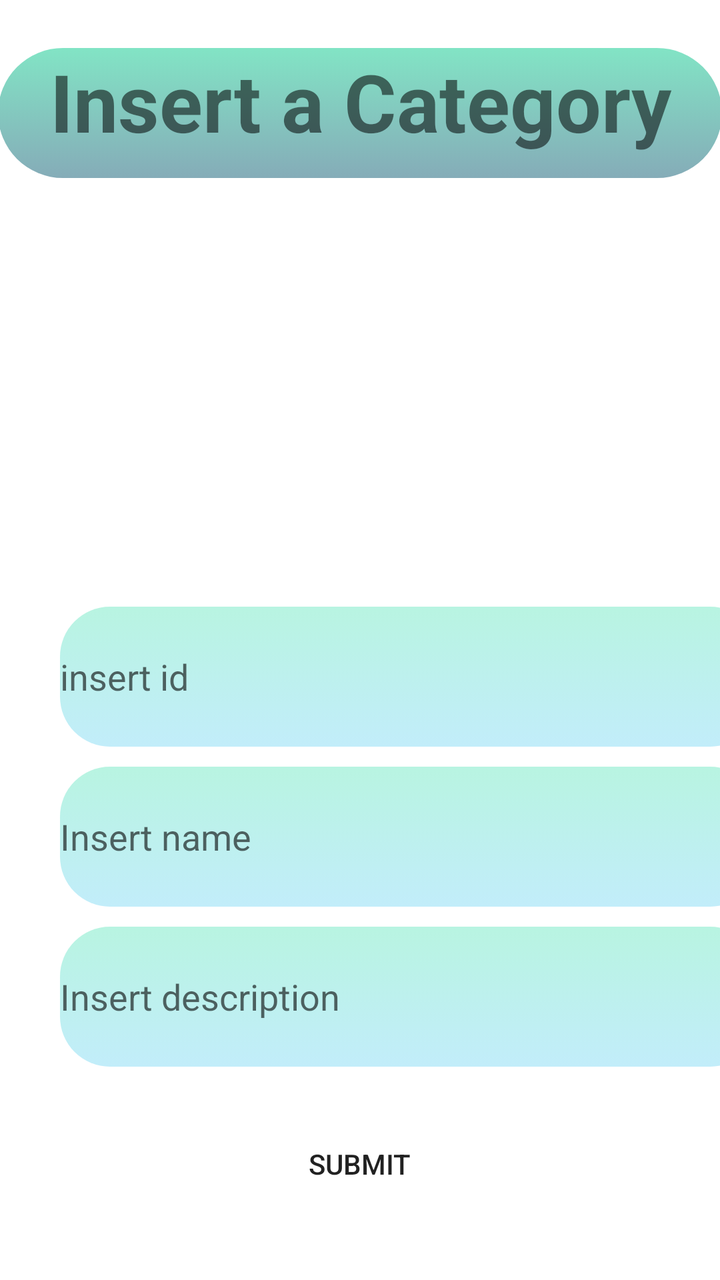
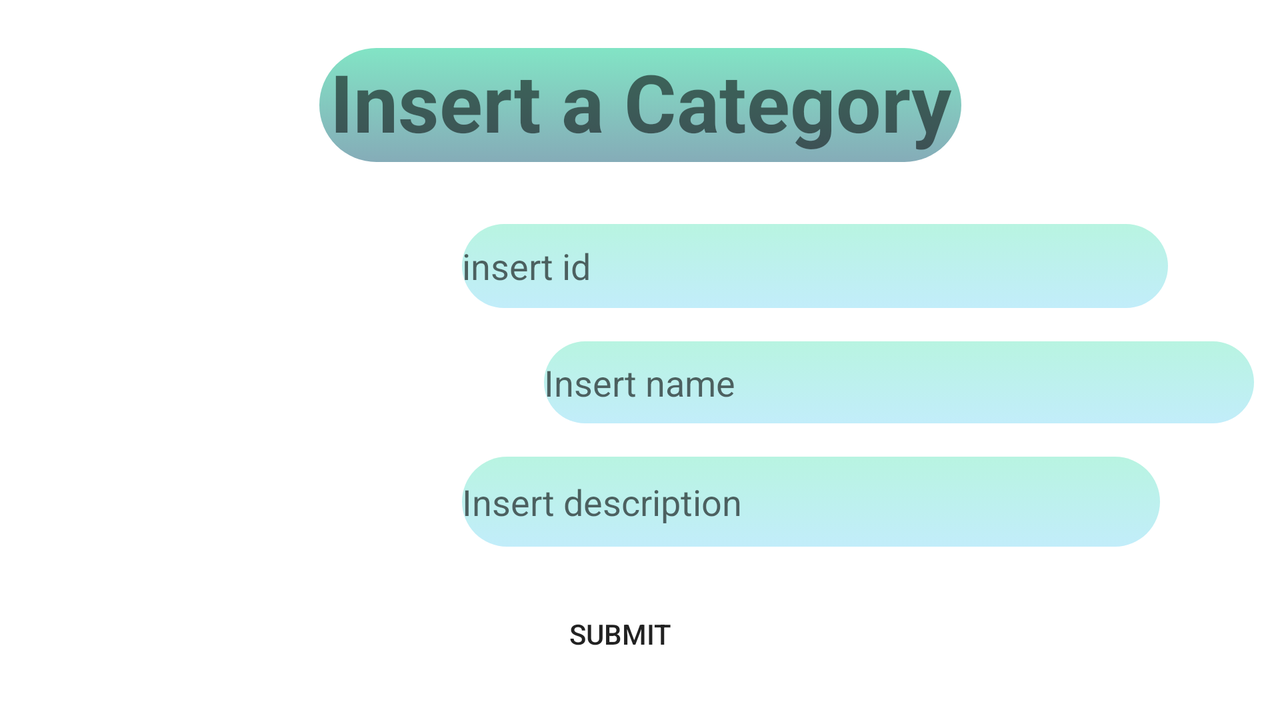

An Android layout and its configuration variant, each rendered on a device that would load it. The default file and the variant file are quoted in full after the pictures.
<!-- AndroidManifest.xml: application theme Theme.Eshop -->
<!-- res/layout/insert_category.xml -->
<?xml version="1.0" encoding="utf-8"?>

<LinearLayout
    xmlns:android="http://schemas.android.com/apk/res/android"
    xmlns:tools="http://schemas.android.com/tools"
    android:layout_width="match_parent"
    android:layout_height="match_parent"
    android:orientation="vertical"
    >

        <TextView
            android:id="@+id/insert_supplies_title"
            android:layout_width="362dp"
            android:layout_height="65dp"
            android:layout_gravity="center_horizontal"
            android:layout_margin="24dp"
            android:background="@drawable/rounded_textboxes"
            android:text="Insert a Category"
            android:textAlignment="center"
            android:textSize="40dp"
            android:textStyle="bold"

            />

        <ImageView
            android:layout_width="114dp"
            android:layout_height="180dp"
            android:scaleY="1.5"
            android:scaleX="1.7"
            android:src="@drawable/baseline_category_24"
            android:layout_marginLeft="170dp"
            ></ImageView>

        <ImageView
            android:layout_width="114dp"
            android:layout_height="180dp"
            android:scaleY="1"
            android:scaleX="1"
            android:layout_marginTop="-180dp"

            android:src="@drawable/add_icon"
            android:layout_marginLeft="50dp"
            ></ImageView>

        <EditText
            android:id="@+id/category_id"
            android:layout_width="350dp"
            android:layout_height="70dp"
            android:layout_marginLeft="30dp"
            android:layout_marginTop="10dp"
            android:ems="10"
            android:inputType="number"
            android:hint="insert id"
            android:background="@drawable/rounded_textboxes2"
            android:height="22dp"
            />

        <EditText
            android:id="@+id/category_name"
            android:ems="10"
            android:inputType="textPersonName"
            android:hint="Insert name "
            android:background="@drawable/rounded_textboxes2"
            android:layout_width="350dp"
            android:layout_height="70dp"
            android:layout_marginLeft="30dp"
            android:layout_marginTop="10dp"/>

        <EditText
            android:id="@+id/category_description"
            android:layout_width="350dp"
            android:layout_height="70dp"
            android:layout_marginLeft="30dp"
            android:layout_marginTop="10dp"
            android:ems="13"
            android:inputType="text"
            android:hint="Insert description"
            android:background="@drawable/rounded_textboxes2"/>

        <Button
            android:id="@+id/insertCategorySubmitButton"
            android:layout_width="145dp"
            android:layout_height="69dp"
            android:layout_gravity="center_horizontal"
            android:layout_marginTop="14dp"
            android:background="@drawable/rounded_button"
            android:text="Submit" />

</LinearLayout>
<!-- resources referenced by this layout -->
<resources>
  <!-- drawable rounded_button (drawable) -->
  <?xml version="1.0" encoding="utf-8"?>
  <selector xmlns:android="http://schemas.android.com/apk/res/android">
      <item>
          <shape android:shape="rectangle">
              <corners android:radius="40dp" />
              
          </shape>
      </item>
  
  
  </selector>
  <!-- drawable rounded_textboxes (drawable) -->
  <?xml version="1.0" encoding="utf-8"?>
  <selector xmlns:android="http://schemas.android.com/apk/res/android">
      <item>
          <shape android:shape="rectangle">
              <corners android:radius="50dp" />
              <gradient
                  android:startColor="#82E4C5"
                  android:endColor="#85ACB8"
                  android:angle="270" />
          </shape>
      </item>
  
  
  </selector>
  <!-- drawable rounded_textboxes2 (drawable) -->
  <?xml version="1.0" encoding="utf-8"?>
  <selector xmlns:android="http://schemas.android.com/apk/res/android">
      <item>
          <shape android:shape="rectangle">
              <corners android:radius="25dp" />
              <gradient
                  android:startColor="#B8F4E1"
                  android:endColor="#C2EDFA"
                  android:angle="270" />
          </shape>
      </item>
  
  
  </selector>
  <style name="Theme.Eshop" parent="Theme.MaterialComponents.DayNight.NoActionBar">
          
          <item name="colorPrimary">@color/purple_500</item>
          <item name="colorPrimaryVariant">@color/purple_700</item>
          <item name="colorOnPrimary">@color/white</item>
          
          <item name="colorSecondary">@color/teal_200</item>
          <item name="colorSecondaryVariant">@color/teal_700</item>
          <item name="colorOnSecondary">@color/black</item>
          
          <item name="android:statusBarColor">?attr/colorPrimaryVariant</item>
          
      </style>
  <color name="purple_500">#FF6200EE</color>
  <color name="purple_700">#FF3700B3</color>
  <color name="white">#FFFFFFFF</color>
  <color name="teal_200">#E0FFD8</color>
  <color name="teal_700">#FF018786</color>
  <color name="black">#FF000000</color>
</resources>
<!-- res/layout-land/insert_category.xml (the author's variant of the layout above) -->
<!-- drawn on the phone turned sideways -->
<?xml version="1.0" encoding="utf-8"?>
<androidx.constraintlayout.widget.ConstraintLayout xmlns:android="http://schemas.android.com/apk/res/android"
    xmlns:app="http://schemas.android.com/apk/res-auto"
    xmlns:tools="http://schemas.android.com/tools"
    android:layout_width="match_parent"
    android:layout_height="match_parent"
    android:orientation="vertical">

        <TextView
            android:id="@+id/insert_supplies_title"
            android:layout_width="321dp"
            android:layout_height="57dp"
            android:layout_gravity="center_horizontal"
            android:layout_margin="24dp"
            android:layout_marginTop="16dp"
            android:background="@drawable/rounded_textboxes"
            android:text="Insert a Category"
            android:textAlignment="center"
            android:textSize="40dp"

            android:textStyle="bold"
            app:layout_constraintEnd_toEndOf="parent"
            app:layout_constraintHorizontal_bias="0.5"
            app:layout_constraintStart_toStartOf="parent"
            app:layout_constraintTop_toTopOf="parent" />

        <ImageView
            android:id="@+id/imageView3"
            android:layout_width="114dp"
            android:layout_height="158dp"
            android:scaleX="1"
            android:scaleY="1"
            android:src="@drawable/baseline_category_24"
            app:layout_constraintBottom_toBottomOf="parent"
            app:layout_constraintEnd_toStartOf="@+id/imageView4"
            app:layout_constraintHorizontal_bias="0.5"
            app:layout_constraintStart_toStartOf="parent"
            app:layout_constraintTop_toTopOf="parent"
            app:layout_constraintVertical_bias="0.5"></ImageView>

        <ImageView
            android:id="@+id/imageView4"
            android:layout_width="114dp"
            android:layout_height="wrap_content"

            android:scaleX="1"
            android:scaleY="1"
            android:src="@drawable/add_icon"
            app:layout_constraintBottom_toTopOf="@+id/insertCategorySubmitButton"
            app:layout_constraintEnd_toStartOf="@+id/category_id"
            app:layout_constraintHorizontal_bias="0.5"
            app:layout_constraintStart_toEndOf="@+id/imageView3"
            app:layout_constraintTop_toBottomOf="@+id/insert_supplies_title"
            app:layout_constraintVertical_bias="0.5"></ImageView>

        <EditText
            android:id="@+id/category_id"
            android:layout_width="353dp"
            android:layout_height="42dp"
            android:layout_marginTop="112dp"
            android:layout_marginEnd="56dp"
            android:height="22dp"
            android:background="@drawable/rounded_textboxes2"
            android:ems="10"
            android:hint="insert id"
            android:inputType="number"
            app:layout_constraintEnd_toEndOf="parent"
            app:layout_constraintTop_toTopOf="parent" />

        <EditText
            android:id="@+id/category_name"
            android:layout_width="355dp"
            android:layout_height="41dp"
            android:layout_marginStart="272dp"
            android:background="@drawable/rounded_textboxes2"
            android:ems="10"
            android:hint="Insert name "
            android:inputType="textPersonName"
            app:layout_constraintBottom_toTopOf="@+id/category_description"
            app:layout_constraintStart_toStartOf="parent"
            app:layout_constraintTop_toBottomOf="@+id/category_id"
            app:layout_constraintVertical_bias="0.5" />

        <EditText
            android:id="@+id/category_description"
            android:layout_width="349dp"
            android:layout_height="45dp"
            android:layout_marginEnd="60dp"
            android:background="@drawable/rounded_textboxes2"
            android:ems="13"
            android:hint="Insert description"
            android:inputType="text"
            app:layout_constraintBottom_toTopOf="@+id/insertCategorySubmitButton"
            app:layout_constraintEnd_toEndOf="parent"
            app:layout_constraintTop_toBottomOf="@+id/category_name"
            app:layout_constraintVertical_bias="0.5" />

        <Button
            android:id="@+id/insertCategorySubmitButton"
            android:layout_width="198dp"
            android:layout_height="54dp"
            android:layout_gravity="center_horizontal"
            android:layout_marginStart="211dp"
            android:layout_marginBottom="16dp"
            android:background="@drawable/rounded_button"
            android:text="Submit"
            app:layout_constraintBottom_toBottomOf="parent"
            app:layout_constraintStart_toStartOf="parent" />

</androidx.constraintlayout.widget.ConstraintLayout>
